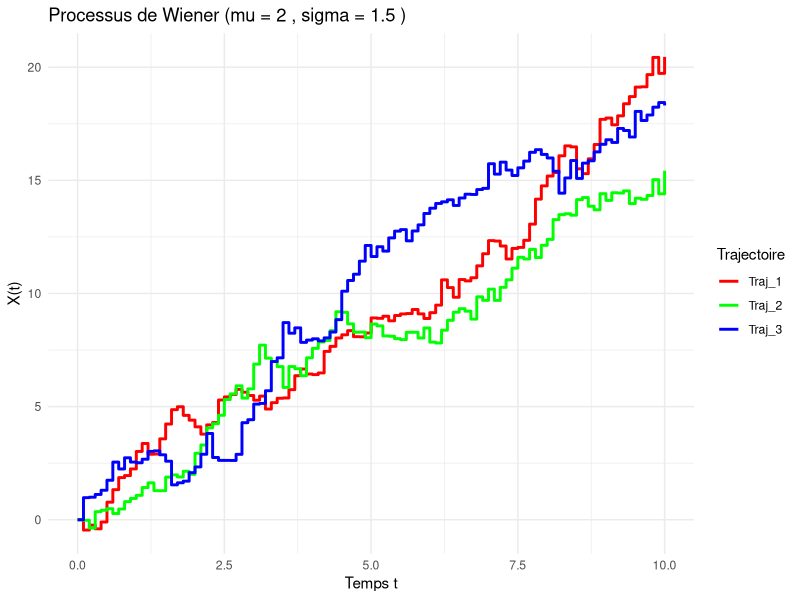

This figure's R source:


# Simulation d'un processus de Wiener par RWA

simulate_wiener_rwa <- function(times, mu, sigma, nsim = 1) {
  
  # Vérification des entrées
  if (!is.numeric(times) || !is.vector(times)) {
    stop("'times' doit être un vecteur numérique.")
  }
  
  if (length(times) < 2) {
    stop("'times' doit contenir au moins deux points.")
  }
  
  if (any(diff(times) <= 0)) {
    stop("'times' doit être strictement croissant.")
  }
  
  if (times[1] != 0) {
    warning("Le premier temps n'est pas 0. Ajout de 0 au début.")
    times <- c(0, times)
  }
  
  if (!is.numeric(mu)) {
    stop("'mu' doit être numérique.")
  }
  
  if (!is.numeric(sigma) || sigma <= 0) {
    stop("'sigma' doit être un nombre positif.")
  }
  
  if (!is.numeric(nsim) || nsim < 1 || nsim != floor(nsim)) {
    stop("'nsim' doit être un entier positif.")
  }
  
  # Étape 1 : Calculer les pas de temps
  n <- length(times) - 1
  dt <- diff(times)
  
  # Étape 2 : Générer les incréments
  increments <- matrix(
    data = rnorm(n = n * nsim, mean = 0, sd = 1),
    nrow = n,
    ncol = nsim
  )
  
  
  increments <- mu * dt + sigma * sqrt(dt) * increments
  
  # Étape 3 : Calculer les trajectoires par somme cumulative
  trajectories <- rbind(
    rep(0, nsim),
    apply(increments, 2, cumsum)
  )
  
  # Nommer les lignes et les colonnes
  rownames(trajectories) <- times
  colnames(trajectories) <- paste0("Traj_", 1:nsim)
  
  return(trajectories)
}




# Exemple d'utilisation
library(ggplot2)
library(tidyr)

set.seed(124)
times <- seq(0, 10, by = 0.1)
mu <- 2
sigma <- 1.5

resultat <- simulate_wiener_rwa(times, mu, sigma, nsim = 3)

df <- as.data.frame(resultat)
df$temps <- times

df_long <- pivot_longer(df, cols = starts_with("Traj_"), 
                        names_to = "Trajectoire", 
                        values_to = "X")

ggplot(df_long, aes(x = temps, y = X, color = Trajectoire)) +
  geom_step(linewidth = 1) +
  labs(title = paste("Processus de Wiener (mu =", mu, ", sigma =", sigma, ")"),
       x = "Temps t", y = "X(t)") +
  theme_minimal() +
  scale_color_manual(values = rainbow(3))
